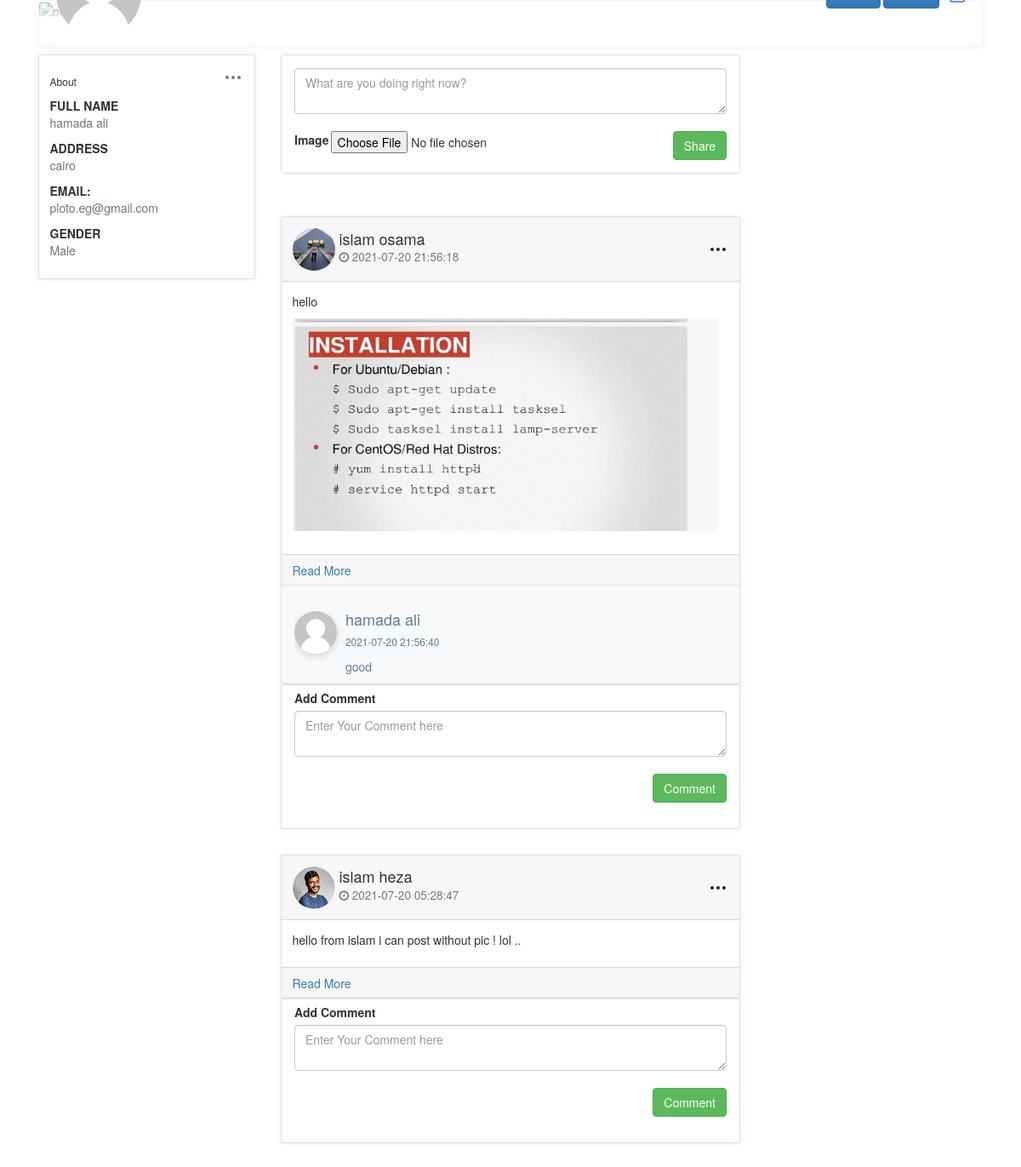
Screenshot of /index.php (signed in) with the database file from the repository.
### tables this page shows
CREATE TABLE `users` (
  `User_Id` int(11) NOT NULL,
  `fname` varchar(30) NOT NULL,
  `lname` varchar(30) NOT NULL,
  `Username` varchar(30) NOT NULL,
  `Address` varchar(30) NOT NULL,
  `Email` varchar(30) NOT NULL,
  `Password` varchar(30) NOT NULL,
  `Gender` enum('Female','Male') NOT NULL,
  `Profile_Img` varchar(30) DEFAULT '1.png'
);

CREATE TABLE `posts` (
  `Post_Id` int(11) NOT NULL,
  `User_Id` int(11) NOT NULL,
  `Body` varchar(250) NOT NULL,
  `Image` varchar(30) NOT NULL,
  `Date` datetime DEFAULT NULL
);

CREATE TABLE `comments` (
  `Comment_Id` int(11) NOT NULL,
  `user_id` int(11) NOT NULL,
  `Post_Id` int(11) DEFAULT NULL,
  `Body` varchar(255) NOT NULL,
  `Date` datetime DEFAULT NULL
);

### viewprofile.php (called while the page is built)
<?php
$con = new PDO("mysql:host=localhost; dbname=Facebook","root","");
$data=$con->query("select * from users where User_Id={$_COOKIE['userid']}");
$profile=$data->fetch(PDO::FETCH_ASSOC);
?>

### classes/db.php (called while the page is built, shortened)
<?php
class db{
    private $dbname="Facebook";
    private $host="localhost";
    private $username="root";
    private $password="";
    private $connection=null;
    function __construct(){
        $this->server="mysql:host=$this->host;dbname=$this->dbname";
        $this->connection= new pdo($this->server,$this->username,$this->password);
    }
    public function getData($cols, $table ,$condition=1){
        return $this->connection->query("select $cols from $table where $condition");
     }
    public function getAllData($table ,$condition=1){
       return $this->connection->query("select * from $table where $condition ORDER BY date DESC");
    }
    public function innerJoin($query){
        return $this-> connection -> query($query);
    }
}
?>

### post/listpost.php (the view, shortened to what this page needs)
<div class="panel panel-default">
    <div class="panel-body">
    <div class="status-upload nopaddingbtm">
        <form action="./PostController.php" method="post" enctype="multipart/form-data">
        <textarea class="form-control" name="body" placeholder="What are you doing right now?"></textarea>
        <br>
        <ul class="nav nav-pills pull-left ">
            <li><label ><b>Image</b></label></li>
            <li><input type="file" name="postImg"></li>
        </ul>
        <button type="submit" name="addPost" class="btn btn-success pull-right" > Share</button>
        </form>
    </div>
    </div>
</div>
<?php
    require_once("./classes/db.php");
    $conn= new db();
    $allPosts=$conn->getAllData("posts");
    $user_id = $_COOKIE['userid'];
    while($post=$allPosts->fetch(PDO::FETCH_ASSOC)){
    $userData=$conn->getData("fname,lname,Profile_Img","users","User_Id={$post['User_Id']}");
    $user=$userData->fetch(PDO::FETCH_ASSOC);
echo "
    <div class='card rounded mt-5'>
        <div class='card-header'>
            <div class='d-flex align-items-center justify-content-between'>
                <div class='d-flex align-items-center py-2'>
                    <img class='img-xs rounded-circle' src='images/{$user['Profile_Img']}'style='width:50px; height:50px;' alt=''>
                    <div class='ml-2 '>
                    <h4 class='media-heading'>{$user['fname']} {$user['lname']}<br>
                    <small><i class='fa fa-clock-o'></i> {$post['Date']}</small> </h4>
                      </div>
                </div>
                <div class='dropdown'>
                    <button class='btn p-0' type='button' id='dropdownMenuButton2' data-toggle='dropdown' aria-haspopup='true' aria-expanded='false'>
                        <svg xmlns='http://www.w3.org/2000/svg' width='24' height='24' viewBox='0 0 24 24' fill='none' stroke='currentColor' stroke-width='2' stroke-linecap='round' stroke-linejoin='round' class='feather feather-more-horizontal icon-lg pb-3px'>
                            <circle cx='12' cy='12' r='1'></circle>
                            <circle cx='19' cy='12' r='1'></circle>
                            <circle cx='5' cy='12' r='1'></circle>
                        </svg>
                    </button>
                    <div class='dropdown-menu' aria-labelledby='dropdownMenuButton2'>
                        <a class='dropdown-item d-flex align-items-center' href='post.php?id={$post['Post_Id']}'>
                                <span class=''>View Post</span></a>";
                                echo "
                    </div>
                </div>
            </div>
        </div>
        <div class='card-body'>
            <p class='mb-3 tx-14'>{$post['Body']}</p>";
            if($post['Image']){
                echo "<img src='images/{$post['Image']}' width='500' height='250' class='mb-4' alt='postImg'> " ;};
                echo"
        </div>
        <div class='card-footer'>
            <div class='d-flex post-actions'>
            <a href ='post.php?id={$post['Post_Id']}'>Read More</a>
            </div>
        </div>
    ";
    $query = "select users.fname ,users.lname , users.Profile_Img  , comments.Body , comments.Date from users inner join comments on users.User_Id=comments.User_Id where comments.Post_Id ={$post['Post_Id']} order by date " ;
    $result = $conn -> innerJoin($query);
    $result -> execute();
   $result = $result ->fetchAll(PDO::FETCH_ASSOC);
   foreach($result as $comment){
  echo "
  <div class='col-md-12 commentsblock border-top '>
    <div class='media mt-5 ms-0'>
      <div class='media-left'>
      <img alt='img' src='images/{$comment['Profile_Img']}' style='width:50px; height:50px; border-radius:50% ;' class='media-object'>
        </div>
        <div class='media-body'>
        <h4 class='media-heading'>{$comment['fname']} {$comment['lname']}</h4>
        <small> {$comment['Date']} </small>
        <p class='mt-3'>{$comment['Body']}</p>
      </div>
    </div>
  </div>
";
  };
  echo "</div>
  <div class='col-md-12 border-top card rounded mb-5 pt-2'>
  <div class='status-upload'>
    <form method='post' action='comments/addComment.php?post_id={$post['Post_Id']}&user_id=$user_id' >
    <label>Add Comment</label>
      <textarea class='form-control' placeholder='Enter Your Comment here' name='body'></textarea>
      <br>
      <button type='submit' class='btn btn-success pull-right mb-5' name='add_comment'> Comment</button>
    </form>
  </div>
</div>";
};
    ?>

### Layouts/htmlHeader.php (shortened to what this page needs)
<!DOCTYPE html>
<html lang="en">
<head>
    <link rel="stylesheet" href="Css/index.css">
    <link rel="stylesheet" href="Css/popup.css">
    <link href="https://cdn.jsdelivr.net/npm/bootstrap@4.4.1/dist/css/bootstrap.min.css" rel="stylesheet">
    <link href="https://netdna.bootstrapcdn.com/bootstrap/3.3.7/css/bootstrap.min.css" rel="stylesheet">
    <link href="https://maxcdn.bootstrapcdn.com/font-awesome/4.3.0/css/font-awesome.min.css" rel="stylesheet">
</head>

### index.php (shortened to what this page needs)
<?php
    include "Layouts/htmlHeader.php";
?>
<body>
<div class="container">
<div class="profile-page tx-13">
    <?php
        include "Layouts/header.php";
    ?>
    <div class="row profile-body">
        <?php
            include "Layouts/LeftSide.php";
        ?>
        <div class="col-md-8 col-xl-6 middle-wrapper">
            <div class="row">
                <div class="col-md-12 grid-margin">
                    <?php require("post/listpost.php")?>
                </div>
            </div>
        </div>
    </div>
</div>
</div>
</body>
</html>

### Layouts/header.php (shortened to what this page needs)
<?php include("viewprofile.php")?>
<div class="row">
        <div class="col-12 grid-margin">
            <div class="profile-header">
                <div class="cover">
                    <div class="gray-shade"></div>
                    <figure>
                    </figure>
                    <div class="cover-body d-flex justify-content-between align-items-center">
                        <div>
                            <img class="profile-pic" width="100px" height="100px" src="images/<?php echo$profile['Profile_Img'];?>" alt="profile">
                        </div>
                        <div class="d-none d-md-block">
                        <a href="index.php" class="btn btn-primary">Home</a>
                        <a href="profile.php" class="btn btn-primary">Profile</a>
                            <a href="logout.php">
                           </a>
                        </div>
                    </div>
                </div>
                <div class="header-links">
                </div>
            </div>
        </div>
    </div>

### Layouts/LeftSide.php (shortened to what this page needs)
<?php include("viewprofile.php")?>
<div class="d-none d-md-block col-md-4 col-xl-3 left-wrapper">
            <div class="card rounded">
                <div class="card-body">
                    <div class="d-flex align-items-center justify-content-between mb-2">
                        <h6 class="card-title mb-0">About</h6>
                        <div class="dropdown">
                            <button class="btn p-0" type="button" id="dropdownMenuButton" data-toggle="dropdown" aria-haspopup="true" aria-expanded="false">
                            </button>
                        </div>
                    </div>
                    <div class="mt-3">
                        <label class="tx-11 font-weight-bold mb-0 text-uppercase">Full Name</label>
                        <p class="text-muted"><?php echo $profile['fname']." ".$profile['lname']?></p>
                    </div>
                    <div class="mt-3">
                        <label class="tx-11 font-weight-bold mb-0 text-uppercase">Address</label>
                        <p class="text-muted"><?php echo $profile['Address']?></p>
                    </div>
                    <div class="mt-3">
                        <label class="tx-11 font-weight-bold mb-0 text-uppercase">Email:</label>
                        <p class="text-muted"><?php echo $profile['Email']?></p>
                    </div>
                    <div class="mt-3">
                        <label class="tx-11 font-weight-bold mb-0 text-uppercase">Gender</label>
                        <p class="text-muted"><?php echo $profile['Gender']?></p>
                    </div>
                </div>
            </div>
        </div>

### Css/index.css (style rules this page uses)
body { background-color: #f9fafb; margin-top:20px; }
.profile-page .profile-header { box-shadow: 0 0 10px 0 rgba(183, 192, 206, 0.2); border: 1px solid #f2f4f9; }
.profile-page .profile-header .cover { position: relative; border-radius: .25rem .25rem 0 0; }
.profile-page .profile-header .cover figure { margin-bottom: 0; }
.profile-page .profile-header .cover .gray-shade { position: absolute; top: 0; left: 0; width: 100%; height: 100%; z-index: 1; background: linear-gradient(rgba(255, 255, 255, 0.1), #fff 99%); }
.profile-page .profile-header .cover .cover-body { position: absolute; bottom: -20px; left: 0; z-index: 2; width: 100%; padding: 0 20px; }
.profile-page .profile-header .cover .cover-body .profile-pic { border-radius: 50%; width: 100px; }
.profile-page .profile-header .header-links { padding: 15px; display: -webkit-flex; display: flex; -webkit-justify-content: center; justify-content: center; background: #fff; border-radius: 0 0 .25rem .25rem; }
.img-xs { width: 37px; height: 37px; }
.rounded-circle { border-radius: 50% !important; }
img { vertical-align: middle; border-style: none; }
.card-header:first-child { border-radius: 0 0 0 0; }
.card-header { padding: 0.875rem 1.5rem; margin-bottom: 0; background-color: rgba(0, 0, 0, 0); border-bottom: 1px solid #f2f4f9; }
.card-footer:last-child { border-radius: 0 0 0 0; }
.card-footer { padding: 0.875rem 1.5rem; background-color: rgba(0, 0, 0, 0); border-top: 1px solid #f2f4f9; }
.grid-margin { margin-bottom: 1rem; }
.card { box-shadow: 0 0 10px 0 rgba(183, 192, 206, 0.2); -webkit-box-shadow: 0 0 10px 0 rgba(183, 192, 206, 0.2); -moz-box-shadow: 0 0 10px 0 rgba(183, 192, 206, 0.2); -ms-box-shadow: 0 0 10px 0 rgba(183, 192, 206, 0.2); }
.rounded { border-radius: 0.25rem !important; }
.card { position: relative; display: flex; flex-direction: column; min-width: 0; word-wrap: break-word; background-color: #fff; background-clip: border-box; border: 1px solid #f2f4f9; border-radius: 0.25rem; }
.commentsblock { background: #f8f9fb; }
.nopaddingbtm { margin-bottom: 0 }
.panel { box-shadow: 0px 2px 10px 0 rgba(0, 0, 0, 0.05); -moz-box-shadow: 0px 2px 10px 0 rgba(0, 0, 0, 0.05); -webkit-box-shadow: 0px 2px 10px 0 rgba(0, 0, 0, 0.05); -ms-box-shadow: 0px 2px 10px 0 rgba(0, 0, 0, 0.05); transition: all ease 0.5s; -moz-transition: all ease 0.5s; -webkit-transition: all ease 0.5s; -ms-transition: all ease 0.5s; margin-bottom: 35px; border-radius: 0px; position: relative; border: 0; display: inline-block; width: 100%; }
.progress-bar-success, .status.active, .panel-green, .panel-green > .panel-heading, .btn-success, .fc-event, .badge.green, .event_green { color: white; background-color: #8BC34A; }
.media-object { max-width: 50px; border-radius: 50px; box-shadow: 0px 3px 10px 0 rgba(0, 0, 0, 0.15); -moz-box-shadow: 0px 3px 10px 0 rgba(0, 0, 0, 0.15); -webkit-box-shadow: 0px 3px 10px 0 rgba(0, 0, 0, 0.15); -ms-box-shadow: 0px 3px 10px 0 rgba(0, 0, 0, 0.15); }
.media:first-child { margin-top: 15px; }
.media-object { display: block; }
.media-body { color: #607D8B; overflow: visible; }

### rows the page displays
users: Profile_Img (picture), fname "hamada", lname "ali", Address "cairo", Email "ploto.eg@gmail.com", Gender "Male"
posts: User_Id.Profile_Img (picture), User_Id.fname "islam", User_Id.lname "osama", Date "2021-07-20 21:56:18", Body "hello", Image (picture)
comments: user.Profile_Img (picture), user.fname "hamada", user.lname "ali", Date "2021-07-20 21:56:40", Body "good"
posts: User_Id.Profile_Img (picture), User_Id.fname "islam", User_Id.lname "heza", Date "2021-07-20 05:28:47", Body "hello from islam i can post without pic ! lol .."
